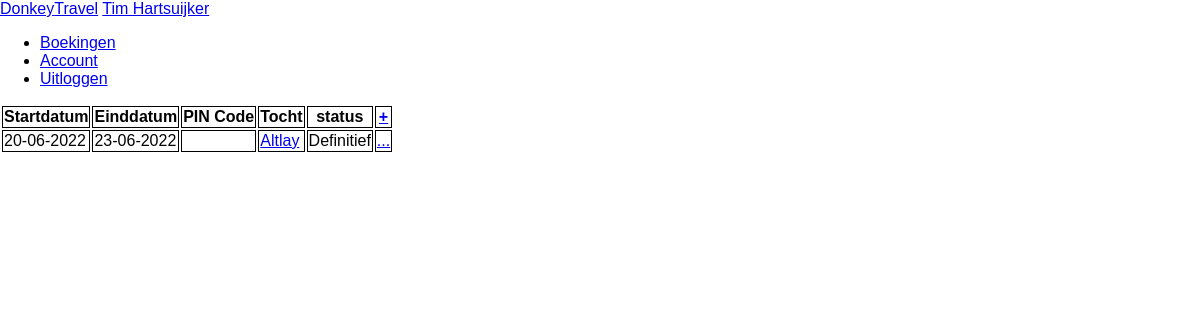
/ (signed in), run on the app's committed database.
### tables this page shows
CREATE TABLE `customers` (
  `id` int(11) NOT NULL,
  `name` varchar(50) NOT NULL,
  `email` varchar(100) NOT NULL,
  `phonenumber` varchar(20) NOT NULL,
  `password` varchar(100) NOT NULL,
  `edited` timestamp NOT NULL DEFAULT current_timestamp() ON UPDATE current_timestamp()
);

CREATE TABLE `reservations` (
  `id` int(11) NOT NULL,
  `start_date` date NOT NULL,
  `pincode` int(11) NOT NULL,
  `trip_id` int(11) NOT NULL,
  `customer_id` int(11) NOT NULL,
  `status_id` int(11) NOT NULL
);

CREATE TABLE `trips` (
  `id` int(11) NOT NULL,
  `description` varchar(40) NOT NULL,
  `route` varchar(50) NOT NULL,
  `day_count` int(11) NOT NULL
);

CREATE TABLE `statuses` (
  `id` int(11) NOT NULL,
  `statuscode` tinyint(4) NOT NULL,
  `status` varchar(40) NOT NULL,
  `removeable` tinyint(4) NOT NULL,
  `assign_pin` tinyint(4) NOT NULL
);

### classes/Customer.php (called while the page is built, shortened)
<?php
class Customer
{
    private string $name;
    private string $email;
    private string $phonenumber;
    private function __construct(int $id, string $name, string $email, string $phonenumber, string $password)
    {
        $this->name = $name;
        $this->email = $email;
        $this->phonenumber = $phonenumber;
    }
    public function getName(): string
    {
        return $this->name;
    }
    public function getEmail(): string
    {
        return $this->email;
    }
    public function getPhonenumber(): string
    {
        return $this->phonenumber;
    }
    public static function get(int $id): ?Customer
    {
        $params = array(":id" => $id);
        $sth = getPDO()->prepare("SELECT `id`, `name`, `email`, `phonenumber`, `password` FROM `customers` WHERE `id` = :id LIMIT 1;");
        $sth->execute($params);
        if ($row = $sth->fetch())
            return new Customer($id, $row["name"], $row["email"], $row["phonenumber"], $row["password"]);
        return null;
    }
}

### classes/Reservation.php (called while the page is built, shortened)
<?php
class Reservation
{
    private int $startDate;
    private int $pincode;
    private int $tripID;
    private int $statusID;
    private function __construct(int $id, int $startDate, int $pincode, int $tripID, int $customerID, int $statusID)
    {
        $this->startDate = $startDate;
        $this->pincode = $pincode;
        $this->tripID = $tripID;
        $this->statusID = $statusID;
    }
    public function getStartDate(): int
    {
        return $this->startDate;
    }
    public function getEndDate(): int
    {
        return $this->startDate + $this->getTrip()->getDayCount() * 24 * 60 * 60;
    }
    public function getPincode(): int
    {
        return $this->pincode;
    }
    public function getTrip(): Trip
    {
        return Trip::get($this->tripID);
    }
    public function getStatus(): Status
    {
        return Status::get($this->statusID);
    }
    public static function getByCustomerID(int $customerID): array
    {
        $params = array(":customerID" => $customerID);
        $sth = getPDO()->prepare("SELECT `id`, `start_date`, `pincode`, `trip_id`, `status_id` FROM `reservations` WHERE `customer_id` = :customerID;");
        $sth->execute($params);
        $reservations = array();
        while ($row = $sth->fetch())
            $reservations[$row["id"]] = new Reservation($row["id"], strtotime($row["start_date"]), $row["pincode"], $row["trip_id"], $customerID, $row["status_id"]);
        return $reservations;
    }
}

### classes/Trip.php (called while the page is built, shortened)
<?php
class Trip
{
    private string $route;
    private int $dayCount;
    private function __construct(int $id, string $description, string $route, int $dayCount)
    {
        $this->route = $route;
        $this->dayCount = $dayCount;
    }
    public function getRoute(): string
    {
        return $this->route;
    }
    public function getDayCount(): int
    {
        return $this->dayCount;
    }
    public static function get(int $id): ?Trip
    {
        $params = array(":id" => $id);
        $sth = getPDO()->prepare("SELECT `id`, `description`, `route`, `day_count` FROM `trips` WHERE `id` = :id LIMIT 1;");
        $sth->execute($params);
        if ($row = $sth->fetch())
            return new Trip($row["id"], $row["description"], $row["route"], $row["day_count"]);
        return null;
    }
}

### classes/Status.php (called while the page is built, shortened)
<?php
class Status
{
    private string $status;
    private function __construct(int $id, int $statuscode, string $status, int $removeable, int $assignPIN)
    {
        $this->status = $status;
    }
    public function getStatus(): string
    {
        return $this->status;
    }
    public static function get(int $id): ?Status
    {
        $params = array(":id" => $id);
        $sth = getPDO()->prepare("SELECT `id`, `statuscode`, `status`, `removeable`, `assign_pin` FROM `statuses` WHERE `id` = :id LIMIT 1;");
        $sth->execute($params);
        if ($row = $sth->fetch())
            return new Status($id, $row["statuscode"], $row["status"], $row["removeable"], $row["assign_pin"]);
        return null;
    }
}

### pages/boekingen.php (the view, shortened to what this page needs)
<?php
$customer = Customer::get($_SESSION["customerID"]);
?>
<header class="page-header">
    <a class="logo" href="<?= ROOT_DIR ?>">Donkey<span class="green">Travel</span></a>
    <a class="info" href="<?= ROOT_DIR ?>account" title="Naam: <?= $customer->getName() ?>&#10;E-mailadres: <?= $customer->getEmail() ?>&#10;Telefoonnummer: <?= $customer->getPhonenumber() ?>"><?= $customer->getName() ?></a>
    <ul class="nav">
        <li><a class="link" title="Boekingen overzicht" href="<?= ROOT_DIR ?>boekingen">Boekingen</a></li>
        <li><a class="link" title="Account overzicht" href="<?= ROOT_DIR ?>account">Account</a></li>
        <li><a class="link" title="Uitloggen overzicht" href="<?= ROOT_DIR ?>uitloggen">Uitloggen</a></li>
    </ul>
</header>
<?php
switch ($path[1] ?? null) {
    default:
        if (isset($reservation))
            require("pages/boekingen/bekijken.php");
        else
            require("pages/boekingen/overzicht.php");
        break;
}

### pages/boekingen/overzicht.php (shortened to what this page needs)
<?php
$reservations = Reservation::getByCustomerID($_SESSION["customerID"]);
?>
<div class="page-wrapper">
    <table>
        <thead>
            <tr>
                <th>Startdatum</th>
                <th>Einddatum</th>
                <th>PIN Code</th>
                <th>Tocht</th>
                <th>status</th>
                <th>
                    <a class="link" title="Boeking aanvragen" href="<?= ROOT_DIR ?>boekingen/aanvragen">+</a>
                </th>
            </tr>
        </thead>
        <tbody>
            <?php foreach ($reservations as $id => $reservation) : ?>
                <tr>
                    <td><?= date("d-m-Y", $reservation->getStartDate()) ?></td>
                    <td><?= date("d-m-Y", $reservation->getEndDate()) ?></td>
                    <td>
                    </td>
                    <td>
                        <?php if ($reservation->getPincode() == 0 || !$reservation->isActive()) : ?>
                            <a class="link" title="Tocht bekijken" href="<?= ROOT_DIR ?>map?route=<?= $reservation->getTrip()->getRoute() ?>">
                                <?= $reservation->getTrip()->getRoute() ?>
                            </a>
                        <?php else : ?>
                            <a class="link" title="Tocht bekijken" href="<?= ROOT_DIR ?>map?pincode=<?= $reservation->getPincode() ?>&route=<?= $reservation->getTrip()->getRoute() ?>">
                                <?= $reservation->getTrip()->getRoute() ?>
                            </a>
                        <?php endif ?>
                    </td>
                    <td><?= $reservation->getStatus()->getStatus() ?></td>
                    <td>
                        <a class="link" title="Boeking bekijken" href="<?= ROOT_DIR ?>boekingen/bekijken?id=<?= $id ?>">...</a>
                    </td>
                </tr>
            <?php endforeach ?>
        </tbody>
    </table>
</div>

### public/css/style.css (style rules this page uses)
body { margin: 0; font-family: Arial, Helvetica, sans-serif; }
.page-wrapper { width: 100%; height: 90vh; }
th, td { border: 1px solid; }

### data on the page
customers: name "Tim Hartsuijker"
reservations: StartDate "20-06-2022", trip.day_count "23-06-2022", trip.day_count "Altlay", status.assign_pin "Definitief"
